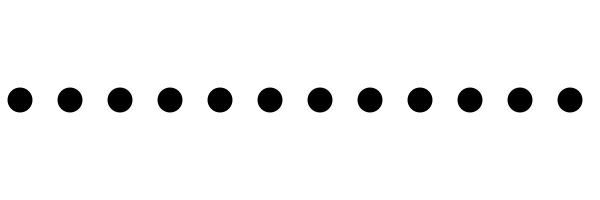
Frame 1 (no input)
Frame 60 (the mouse pressed at the canvas centre just before this capture): identical to frame 1, image omitted
Frame 120 (the mouse held since frame 60 and released just before this capture): identical to frame 1, image omitted

The Processing sketch that drew this single still picture (run headless with seeded random() and noise(); from frame 60 on, the mouse is pressed at the canvas centre):

// Processing sketch: a_While_Loop
// ── a_While_Loop.pde
/* 
 --------------------------
 ** PLEASE READ INFO TAB **
 --------------------------
 
*/

/////////////////////////// GLOBALS ////////////////////////////


/////////////////////////// SETUP ////////////////////////////

void setup() {
  size(600, 200);
  background(255);
  smooth();
  noStroke();
  fill(0);
}

/////////////////////////// DRAW ////////////////////////////
void draw() {
  background(255);
  
  int x = 20; // Declare & initialise our variable x
  
  // condition TEST. If TRUE we repeat action between the curly brackets
  while (x<width) { 
    
    // Draw a rectangle
    ellipse(x, 100, 25, 25);
    
    // Update our variable
    x+=50;
  }
}


/////////////////////////// FUNCTIONS ////////////////////////////


// ── INFO.pde
/*

/////////////////////////////////
DESSINES MOI DES BOUCLES FOR EVER
WORKSHOP FREE ART BUREAU 08.11.14
/////////////////////////////////

--------------------------
Sketch : a_While_Loop
--------------------------

This sketch demonstrates how to repeat an instruction
using the while loop.

The process is thus :
-----------------------
  > Declare & initialise a variable
    > Declare a condition / a test
      > If test is TRUE THEN ...
        > ... proceed with the statement
          and continue as long as test is TRUE
            > If test is FALSE THEN ...
              > ... exit the structure
                and continue with other statements that may be in the program.
                -----------------------


************************
FREE ART BUREAU INFO
http://freeartbureau.org

******************************** END


*NB

----------------------------------------------
*/
